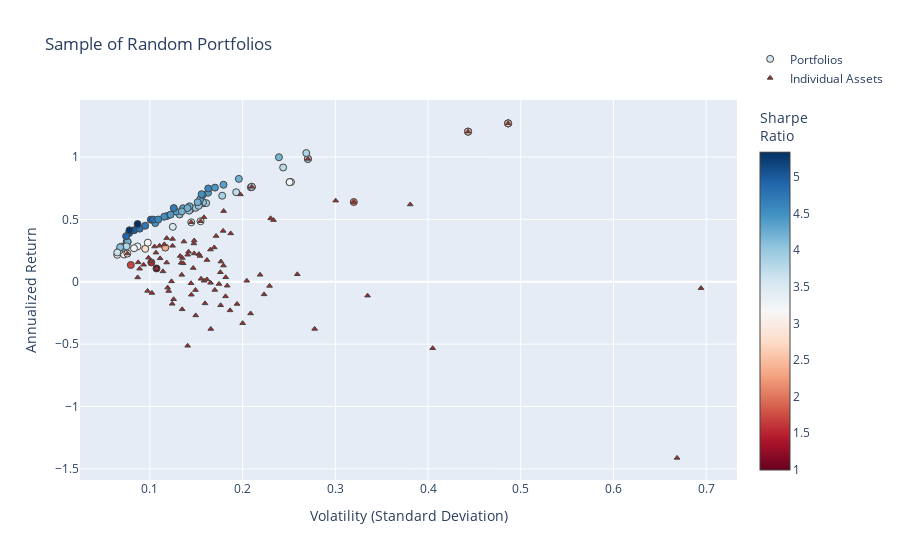

The code cell stored with this chart in its notebook:
### Code cell
fig2 = go.Figure()

fig2.add_trace(go.Scatter(
    x=[np.sqrt(p["variance"]) for p in dominant_portfolios],  # Convert variance to volatility
    y=[p["return"] for p in dominant_portfolios],
    mode='markers',
    marker=dict(
        color=[p["return"] / (np.sqrt(p["variance"])) for p in dominant_portfolios],  # Sharpe Ratio
        showscale=True,
        size=7,
        line=dict(width=1),
        colorscale="RdBu",
        colorbar=dict(title="Sharpe<br>Ratio")
    ),
    hoverinfo='text',
    text=[
        f"Return: {p['return']:.3%}<br>Volatility: {np.sqrt(p['variance']):.3f}<br>" +
        f"Sharpe Ratio: {p['sharpe']:.3f}<br>" +
        "<br>".join([f"{p['tickers'][i]}: Weight={p['weights'][i]:.3f}" for i in range(len(p['tickers']))])
        for p in dominant_portfolios
    ],
    name="Portfolios"
))

fig2.add_trace(go.Scatter(
    x=volatility,
    y=annualized_returns,
    mode='markers',
    hoverinfo='text',
    hovertext=[
        f"{name} <br>Volatility: {vol:.3f} <br>Returns: {ret:.3%} <br>Sharpe Ratio: {sr:.3f}"
        for name, vol, ret, sr in zip(names, volatility, annualized_returns, sharpe_ratios)
    ],
    marker=dict(
        color='brown',
        size=5,
        symbol='triangle-up',  # Sets the marker shape to a triangle
        line=dict(width=1)
    ),
    name="Individual Assets"
))

fig2.update_layout(
    title='Sample of Random Portfolios',
    xaxis_title='Volatility (Standard Deviation)',
    yaxis_title='Annualized Return',
    legend=dict(y=5
    )
)


fig2.show()

### Figure 1 — Plotly figure (JSON) as saved in the notebook; plotly's stock layout.template omitted (floating-point values rounded to 4 significant figures)
{"data": [{"hoverinfo": "text", "marker": {"color": [3.533, 0.998, 2.349, 1.695, 4.446, 3.297, 1.525, 1.998, 3.626, 2.779, 3.265, 3.028, 3.186, 2.987, 3.643, 3.172, 3.876, 3.139, 3.186, 4.446, 4.085, 3.205, 4.932, 3.806, 3.984, 3.718, 4.981, 4.386, 3.745, 3.643, 4.381, 3.76, 3.338, 3.626, 2.715, 4.032, 4.003, 3.242, 4.253, 4.59, 4.207, 3.924, 3.626, 4.048, 3.967, 3.626, 5.037, 4.514, 4.336, 4.209, 5.297, 4.343, 3.643, 2.611, 3.829, 4.071, 4.068, 4.401, 4.192, 4.207, 3.803, 4.294, 4.24, 4.427, 3.989, 3.841, 4.436, 4.786, 4.695, 4.728, 4.174, 2.611, 4.073, 5.337, 3.622, 4.904, 2.715, 4.506, 4.21, 4.206, 2.611, 4.815, 2.715, 4.579], "colorbar": {"title": {"text": "Sharpe<br>Ratio"}}, "colorscale": [[0, "rgb(103,0,31)"], [0.1, "rgb(178,24,43)"], [0.2, "rgb(214,96,77)"], [0.3, "rgb(244,165,130)"], [0.4, "rgb(253,219,199)"], [0.5, "rgb(247,247,247)"], [0.6, "rgb(209,229,240)"], [0.7, "rgb(146,197,222)"], [0.8, "rgb(67,147,195)"], [0.9, "rgb(33,102,172)"], [1, "rgb(5,48,97)"]], "line": {"width": 1}, "showscale": true, "size": 7}, "mode": "markers", "name": "Portfolios", "text": ["Return: 44.056%<br>Volatility: 0.125<br>Sharpe Ratio: 3.533<br>META_Close: Weight=0.561<br>SNAP_Close: Weight=0.000<br>QCOM_Close: Weight=0.000<br>MA_Close: Weight=0.439", "Return: 10.690%<br>Volatility: 0.107<br>Sharpe Ratio: 0.998<br>SRE_Close: Weight=1.000<br>AMGN_Close: Weight=0.000<br>BTI_Close: Weight=0.000", "Return: 27.394%<br>Volatility: 0.117<br>Sharpe Ratio: 2.349<br>ABBV_Close: Weight=0.887<br>IBM_Close: Weight=0.000<br>MDT_Close: Weight=0.000<br>RMD_Close: Weight=0.113", "Return: 13.456%<br>Volatility: 0.079<br>Sharpe Ratio: 1.695<br>DUK_Close: Weight=0.508<br>MDT_Close: Weight=0.166<br>IBM_Close: Weight=0.000<br>CMCSA_Close: Weight=0.326", "Return: 47.045%<br>Volatility: 0.106<br>Sharpe Ratio: 4.446<br>BABA_Close: Weight=0.372<br>CRM_Close: Weight=0.014<br>AEP_Close: Weight=0.614", "Return: 47.674%<br>Volatility: 0.145<br>Sharpe Ratio: 3.297<br>T_Close: Weight=0.000<br>MCD_Close: Weight=1.000<br>BTI_Close: Weight=0.000", "Return: 15.484%<br>Volatility: 0.102<br>Sharpe Ratio: 1.525<br>GILD_Close: Weight=0.641<br>BTI_Close: Weight=0.000<br>PG_Close: Weight=0.359", "Return: 63.935%<br>Volatility: 0.320<br>Sharpe Ratio: 1.998<br>NFLX_Close: Weight=1.000<br>GE_Close: Weight=0.000<br>DIS_Close: Weight=0.000", "Return: 75.744%<br>Volatility: 0.209<br>Sharpe Ratio: 3.626<br>GOOG_Close: Weight=0.007<br>PG_Close: Weight=0.000<br>F_Close: Weight=0.000<br>PYPL_Close: Weight=0.993", "Return: 26.393%<br>Volatility: 0.095<br>Sharpe Ratio: 2.779<br>GILD_Close: Weight=0.287<br>NFLX_Close: Weight=0.175<br>AEP_Close: Weight=0.538", "Return: 28.290%<br>Volatility: 0.087<br>Sharpe Ratio: 3.265<br>MMM_Close: Weight=0.000<br>ABBV_Close: Weight=0.383<br>SYK_Close: Weight=0.466<br>ETN_Close: Weight=0.151", "Return: 21.822%<br>Volatility: 0.072<br>Sharpe Ratio: 3.028<br>AEP_Close: Weight=0.128<br>KO_Close: Weight=0.872<br>AMGN_Close: Weight=0.000", "Return: 79.877%<br>Volatility: 0.251<br>Sharpe Ratio: 3.186<br>NVDA_Close: Weight=0.429<br>HD_Close: Weight=0.000<br>T_Close: Weight=0.000<br>CAT_Close: Weight=0.571", "Return: 22.618%<br>Volatility: 0.076<br>Sharpe Ratio: 2.987<br>SYY_Close: Weight=0.000<br>QCOM_Close: Weight=0.000<br>KO_Close: Weight=1.000", "Return: 98.505%<br>Volatility: 0.270<br>Sharpe Ratio: 3.643<br>CVX_Close: Weight=0.000<br>K_Close: Weight=0.000<br>BABA_Close: Weight=1.000", "Return: 79.995%<br>Volatility: 0.252<br>Sharpe Ratio: 3.172<br>PFE_Close: Weight=0.000<br>NVDA_Close: Weight=0.419<br>EW_Close: Weight=0.581", "Return: 68.990%<br>Volatility: 0.178<br>Sharpe Ratio: 3.876<br>MDT_Close: Weight=0.000<br>PYPL_Close: Weight=0.718<br>PFE_Close: Weight=0.000<br>EW_Close: Weight=0.282", "Return: 48.534%<br>Volatility: 0.155<br>Sharpe Ratio: 3.139<br>AMD_Close: Weight=0.000<br>ADBE_Close: Weight=1.000<br>GM_Close: Weight=0.000", "Return: 79.881%<br>Volatility: 0.251<br>Sharpe Ratio: 3.186<br>CAT_Close: Weight=0.571<br>NVDA_Close: Weight=0.429<br>MS_Close: Weight=0.000", "Return: 52.767%<br>Volatility: 0.119<br>Sharpe Ratio: 4.446<br>ISRG_Close: Weight=0.335<br>REGN_Close: Weight=0.119<br>EMR_Close: Weight=0.000<br>MCD_Close: Weight=0.546", "Return: 53.952%<br>Volatility: 0.132<br>Sharpe Ratio: 4.085<br>PM_Close: Weight=0.196<br>MCD_Close: Weight=0.640<br>NVDA_Close: Weight=0.164<br>UA_Close: Weight=0.000", "Return: 31.342%<br>Volatility: 0.098<br>Sharpe Ratio: 3.205<br>SRE_Close: Weight=0.105<br>DE_Close: Weight=0.369<br>ABBV_Close: Weight=0.526", "Return: 49.826%<br>Volatility: 0.101<br>Sharpe Ratio: 4.932<br>BABA_Close: Weight=0.213<br>ORCL_Close: Weight=0.118<br>PYPL_Close: Weight=0.229<br>PEP_Close: Weight=0.440", "Return: 26.098%<br>Volatility: 0.069<br>Sharpe Ratio: 3.806<br>KO_Close: Weight=0.640<br>EW_Close: Weight=0.148<br>HON_Close: Weight=0.212", "Return: 62.941%<br>Volatility: 0.158<br>Sharpe Ratio: 3.984<br>PYPL_Close: Weight=0.523<br>ADBE_Close: Weight=0.477<br>IBM_Close: Weight=0.000<br>GOOGL_Close: Weight=0.000", "Return: 71.803%<br>Volatility: 0.193<br>Sharpe Ratio: 3.718<br>VRTX_Close: Weight=0.215<br>AMD_Close: Weight=0.000<br>ISRG_Close: Weight=0.785", "Return: 41.386%<br>Volatility: 0.083<br>Sharpe Ratio: 4.981<br>KO_Close: Weight=0.753<br>IBM_Close: Weight=0.000<br>BABA_Close: Weight=0.247", "Return: 71.369%<br>Volatility: 0.163<br>Sharpe Ratio: 4.386<br>ABBV_Close: Weight=0.277<br>VRTX_Close: Weight=0.165<br>PYPL_Close: Weight=0.558", "Return: 25.229%<br>Volatility: 0.067<br>Sharpe Ratio: 3.745<br>BTI_Close: Weight=0.000<br>KO_Close: Weight=0.646<br>BMY_Close: Weight=0.000<br>SYK_Close: Weight=0.354", "Return: 98.505%<br>Volatility: 0.270<br>Sharpe Ratio: 3.643<br>SO_Close: Weight=0.000<br>MS_Close: Weight=0.000<br>BABA_Close: Weight=1.000", "Return: 56.208%<br>Volatility: 0.128<br>Sharpe Ratio: 4.381<br>BABA_Close: Weight=0.383<br>F_Close: Weight=0.000<br>SYK_Close: Weight=0.617", "Return: 91.645%<br>Volatility: 0.244<br>Sharpe Ratio: 3.760<br>NFLX_Close: Weight=0.198<br>SO_Close: Weight=0.000<br>INTC_Close: Weight=0.000<br>BABA_Close: Weight=0.802", "Return: 21.619%<br>Volatility: 0.065<br>Sharpe Ratio: 3.338<br>KO_Close: Weight=0.739<br>JNJ_Close: Weight=0.261<br>SRE_Close: Weight=0.000<br>SO_Close: Weight=0.000", "Return: 76.095%<br>Volatility: 0.210<br>Sharpe Ratio: 3.626<br>PYPL_Close: Weight=1.000<br>MRK_Close: Weight=0.000<br>CSCO_Close: Weight=0.000<br>CPB_Close: Weight=0.000", "Return: 120.348%<br>Volatility: 0.443<br>Sharpe Ratio: 2.715<br>ZBH_Close: Weight=0.000<br>F_Close: Weight=0.000<br>SNAP_Close: Weight=0.000<br>NVDA_Close: Weight=1.000", "Return: 58.011%<br>Volatility: 0.144<br>Sharpe Ratio: 4.032<br>BABA_Close: Weight=0.434<br>MMM_Close: Weight=0.273<br>ORCL_Close: Weight=0.284<br>SYY_Close: Weight=0.009", "Return: 57.000%<br>Volatility: 0.142<br>Sharpe Ratio: 4.003<br>MSFT_Close: Weight=0.328<br>NFLX_Close: Weight=0.103<br>BA_Close: Weight=0.568", "Return: 26.881%<br>Volatility: 0.083<br>Sharpe Ratio: 3.242<br>TMO_Close: Weight=0.327<br>INTC_Close: Weight=0.000<br>MO_Close: Weight=0.000<br>NEE_Close: Weight=0.673", "Return: 31.835%<br>Volatility: 0.075<br>Sharpe Ratio: 4.253<br>SAP_Close: Weight=0.080<br>MCD_Close: Weight=0.342<br>KO_Close: Weight=0.578", "Return: 74.791%<br>Volatility: 0.163<br>Sharpe Ratio: 4.590<br>PYPL_Close: Weight=0.364<br>BABA_Close: Weight=0.325<br>ADBE_Close: Weight=0.311<br>CVX_Close: Weight=0.000", "Return: 31.958%<br>Volatility: 0.076<br>Sharpe Ratio: 4.207<br>KO_Close: Weight=0.627<br>QCOM_Close: Weight=0.000<br>DUK_Close: Weight=0.000<br>MCD_Close: Weight=0.373", "Return: 63.065%<br>Volatility: 0.161<br>Sharpe Ratio: 3.924<br>EW_Close: Weight=0.209<br>META_Close: Weight=0.637<br>VRTX_Close: Weight=0.154<br>K_Close: Weight=0.000", "Return: 76.095%<br>Volatility: 0.210<br>Sharpe Ratio: 3.626<br>PYPL_Close: Weight=1.000<br>JPM_Close: Weight=0.000<br>CPB_Close: Weight=0.000", "Return: 63.689%<br>Volatility: 0.157<br>Sharpe Ratio: 4.048<br>GS_Close: Weight=0.000<br>EW_Close: Weight=0.332<br>BA_Close: Weight=0.668<br>QCOM_Close: Weight=0.000", "Return: 59.278%<br>Volatility: 0.149<br>Sharpe Ratio: 3.967<br>V_Close: Weight=0.563<br>BABA_Close: Weight=0.437<br>BAC_Close: Weight=0.000<br>GM_Close: Weight=0.000", "Return: 76.095%<br>Volatility: 0.210<br>Sharpe Ratio: 3.626<br>PYPL_Close: Weight=1.000<br>AAPL_Close: Weight=0.000<br>F_Close: Weight=0.000<br>GE_Close: Weight=0.000", "Return: 39.077%<br>Volatility: 0.078<br>Sharpe Ratio: 5.037<br>KO_Close: Weight=0.464<br>PYPL_Close: Weight=0.239<br>UNH_Close: Weight=0.297<br>MA_Close: Weight=0.000", "Return: 52.112%<br>Volatility: 0.115<br>Sharpe Ratio: 4.514<br>RMD_Close: Weight=0.000<br>PYPL_Close: Weight=0.416<br>MDT_Close: Weight=0.000<br>UNH_Close: Weight=0.584", "Return: 77.793%<br>Volatility: 0.179<br>Sharpe Ratio: 4.336<br>LLY_Close: Weight=0.058<br>BA_Close: Weight=0.707<br>NVDA_Close: Weight=0.234", "Return: 82.485%<br>Volatility: 0.196<br>Sharpe Ratio: 4.209<br>VRTX_Close: Weight=0.219<br>RDY_Close: Weight=0.000<br>SO_Close: Weight=0.000<br>BA_Close: Weight=0.781", "Return: 41.297%<br>Volatility: 0.078<br>Sharpe Ratio: 5.297<br>ADBE_Close: Weight=0.182<br>BABA_Close: Weight=0.184<br>KO_Close: Weight=0.634<br>SO_Close: Weight=0.000", "Return: 58.940%<br>Volatility: 0.136<br>Sharpe Ratio: 4.343<br>MCD_Close: Weight=0.707<br>AMZN_Close: Weight=0.133<br>MO_Close: Weight=0.000<br>VRTX_Close: Weight=0.160", "Return: 98.505%<br>Volatility: 0.270<br>Sharpe Ratio: 3.643<br>BABA_Close: Weight=1.000<br>WFC_Close: Weight=0.000<br>BMY_Close: Weight=0.000", "Return: 126.996%<br>Volatility: 0.486<br>Sharpe Ratio: 2.611<br>MO_Close: Weight=0.000<br>KR_Close: Weight=0.000<br>VRTX_Close: Weight=1.000", "Return: 27.250%<br>Volatility: 0.071<br>Sharpe Ratio: 3.829<br>KO_Close: Weight=0.632<br>DE_Close: Weight=0.141<br>GILD_Close: Weight=0.148<br>CAT_Close: Weight=0.079", "Return: 62.300%<br>Volatility: 0.153<br>Sharpe Ratio: 4.071<br>BABA_Close: Weight=0.414<br>TSLA_Close: Weight=0.049<br>MA_Close: Weight=0.536<br>BSX_Close: Weight=0.000", "Return: 28.107%<br>Volatility: 0.069<br>Sharpe Ratio: 4.068<br>MA_Close: Weight=0.271<br>WMT_Close: Weight=0.221<br>KO_Close: Weight=0.509", "Return: 53.828%<br>Volatility: 0.122<br>Sharpe Ratio: 4.401<br>SYK_Close: Weight=0.546<br>BABA_Close: Weight=0.361<br>INTC_Close: Weight=0.000<br>ABT_Close: Weight=0.093", "Return: 56.404%<br>Volatility: 0.135<br>Sharpe Ratio: 4.192<br>PYPL_Close: Weight=0.512<br>CAT_Close: Weight=0.224<br>CRM_Close: Weight=0.000<br>TMO_Close: Weight=0.264", "Return: 31.953%<br>Volatility: 0.076<br>Sharpe Ratio: 4.207<br>KO_Close: Weight=0.627<br>MCD_Close: Weight=0.373<br>XOM_Close: Weight=0.000", "Return: 28.449%<br>Volatility: 0.075<br>Sharpe Ratio: 3.803<br>UNH_Close: Weight=0.358<br>NEE_Close: Weight=0.386<br>HON_Close: Weight=0.201<br>ABT_Close: Weight=0.055", "Return: 66.283%<br>Volatility: 0.154<br>Sharpe Ratio: 4.294<br>ISRG_Close: Weight=0.474<br>PYPL_Close: Weight=0.512<br>MSFT_Close: Weight=0.014", "Return: 60.513%<br>Volatility: 0.143<br>Sharpe Ratio: 4.240<br>BA_Close: Weight=0.482<br>VZ_Close: Weight=0.000<br>META_Close: Weight=0.518", "Return: 69.462%<br>Volatility: 0.157<br>Sharpe Ratio: 4.427<br>EXC_Close: Weight=0.394<br>BABA_Close: Weight=0.468<br>VRTX_Close: Weight=0.138", "Return: 60.887%<br>Volatility: 0.153<br>Sharpe Ratio: 3.989<br>BSX_Close: Weight=0.000<br>ADBE_Close: Weight=0.428<br>MA_Close: Weight=0.081<br>PYPL_Close: Weight=0.490", "Return: 103.196%<br>Volatility: 0.269<br>Sharpe Ratio: 3.841<br>PFE_Close: Weight=0.000<br>BABA_Close: Weight=0.785<br>NVDA_Close: Weight=0.215<br>CVX_Close: Weight=0.000", "Return: 75.499%<br>Volatility: 0.170<br>Sharpe Ratio: 4.436<br>ISRG_Close: Weight=0.550<br>BTI_Close: Weight=0.000<br>BABA_Close: Weight=0.450", "Return: 42.603%<br>Volatility: 0.089<br>Sharpe Ratio: 4.786<br>MS_Close: Weight=0.091<br>TSLA_Close: Weight=0.072<br>NEE_Close: Weight=0.545<br>PYPL_Close: Weight=0.292", "Return: 59.065%<br>Volatility: 0.126<br>Sharpe Ratio: 4.695<br>BA_Close: Weight=0.441<br>MDT_Close: Weight=0.000<br>NVDA_Close: Weight=0.126<br>SYK_Close: Weight=0.432", "Return: 44.906%<br>Volatility: 0.095<br>Sharpe Ratio: 4.728<br>BA_Close: Weight=0.399<br>TMO_Close: Weight=0.326<br>SO_Close: Weight=0.000<br>WMT_Close: Weight=0.275", "Return: 99.832%<br>Volatility: 0.239<br>Sharpe Ratio: 4.174<br>BABA_Close: Weight=0.697<br>VRTX_Close: Weight=0.243<br>HD_Close: Weight=0.060<br>BSX_Close: Weight=0.000", "Return: 126.996%<br>Volatility: 0.486<br>Sharpe Ratio: 2.611<br>BMY_Close: Weight=0.000<br>GE_Close: Weight=0.000<br>VRTX_Close: Weight=1.000", "Return: 27.673%<br>Volatility: 0.068<br>Sharpe Ratio: 4.073<br>KO_Close: Weight=0.587<br>CAT_Close: Weight=0.121<br>ABBV_Close: Weight=0.293", "Return: 46.297%<br>Volatility: 0.087<br>Sharpe Ratio: 5.337<br>KO_Close: Weight=0.625<br>BA_Close: Weight=0.168<br>BABA_Close: Weight=0.207<br>CVX_Close: Weight=0.000", "Return: 23.479%<br>Volatility: 0.065<br>Sharpe Ratio: 3.622<br>KO_Close: Weight=0.561<br>NEE_Close: Weight=0.314<br>MMM_Close: Weight=0.125", "Return: 36.465%<br>Volatility: 0.074<br>Sharpe Ratio: 4.904<br>NEE_Close: Weight=0.433<br>META_Close: Weight=0.295<br>WMT_Close: Weight=0.272", "Return: 120.348%<br>Volatility: 0.443<br>Sharpe Ratio: 2.715<br>NVDA_Close: Weight=1.000<br>SNAP_Close: Weight=0.000<br>T_Close: Weight=0.000", "Return: 70.207%<br>Volatility: 0.156<br>Sharpe Ratio: 4.506<br>ADBE_Close: Weight=0.327<br>BA_Close: Weight=0.530<br>CRM_Close: Weight=0.000<br>NVDA_Close: Weight=0.143", "Return: 63.795%<br>Volatility: 0.152<br>Sharpe Ratio: 4.210<br>BABA_Close: Weight=0.383<br>HON_Close: Weight=0.133<br>DHR_Close: Weight=0.000<br>ADBE_Close: Weight=0.485", "Return: 59.099%<br>Volatility: 0.141<br>Sharpe Ratio: 4.206<br>VZ_Close: Weight=0.000<br>JPM_Close: Weight=0.000<br>ADBE_Close: Weight=0.509<br>BA_Close: Weight=0.491", "Return: 126.996%<br>Volatility: 0.486<br>Sharpe Ratio: 2.611<br>BMY_Close: Weight=0.000<br>BTI_Close: Weight=0.000<br>VRTX_Close: Weight=1.000", "Return: 49.836%<br>Volatility: 0.104<br>Sharpe Ratio: 4.815<br>LMT_Close: Weight=0.000<br>ADBE_Close: Weight=0.352<br>WMT_Close: Weight=0.342<br>BA_Close: Weight=0.306", "Return: 120.348%<br>Volatility: 0.443<br>Sharpe Ratio: 2.715<br>RDY_Close: Weight=0.000<br>NVDA_Close: Weight=1.000<br>COST_Close: Weight=0.000<br>GIS_Close: Weight=0.000", "Return: 49.904%<br>Volatility: 0.109<br>Sharpe Ratio: 4.579<br>EW_Close: Weight=0.115<br>JNJ_Close: Weight=0.246<br>META_Close: Weight=0.289<br>BA_Close: Weight=0.350"], "type": "scatter", "x": [0.1247, 0.1071, 0.1166, 0.0794, 0.1058, 0.1446, 0.1016, 0.3199, 0.2089, 0.09498, 0.08664, 0.07207, 0.2507, 0.07573, 0.2704, 0.2522, 0.178, 0.1546, 0.2507, 0.1187, 0.1321, 0.09778, 0.101, 0.06857, 0.158, 0.1931, 0.08309, 0.1627, 0.06736, 0.2704, 0.1283, 0.2437, 0.06477, 0.2099, 0.4432, 0.1439, 0.1424, 0.0829, 0.07485, 0.163, 0.07597, 0.1607, 0.2099, 0.1573, 0.1494, 0.2099, 0.07758, 0.1154, 0.1794, 0.1959, 0.07796, 0.1357, 0.2704, 0.4864, 0.07117, 0.1531, 0.06909, 0.1223, 0.1345, 0.07596, 0.07481, 0.1544, 0.1427, 0.1569, 0.1526, 0.2687, 0.1702, 0.08902, 0.1258, 0.09498, 0.2392, 0.4864, 0.06795, 0.08675, 0.06483, 0.07436, 0.4432, 0.1558, 0.1515, 0.1405, 0.4864, 0.1035, 0.4432, 0.109], "y": [0.4406, 0.1069, 0.2739, 0.1346, 0.4705, 0.4767, 0.1548, 0.6393, 0.7574, 0.2639, 0.2829, 0.2182, 0.7988, 0.2262, 0.9851, 0.8, 0.6899, 0.4853, 0.7988, 0.5277, 0.5395, 0.3134, 0.4983, 0.261, 0.6294, 0.718, 0.4139, 0.7137, 0.2523, 0.9851, 0.5621, 0.9165, 0.2162, 0.761, 1.203, 0.5801, 0.57, 0.2688, 0.3184, 0.7479, 0.3196, 0.6306, 0.761, 0.6369, 0.5928, 0.761, 0.3908, 0.5211, 0.7779, 0.8248, 0.413, 0.5894, 0.9851, 1.27, 0.2725, 0.623, 0.2811, 0.5383, 0.564, 0.3195, 0.2845, 0.6628, 0.6051, 0.6946, 0.6089, 1.032, 0.755, 0.426, 0.5906, 0.4491, 0.9983, 1.27, 0.2767, 0.463, 0.2348, 0.3647, 1.203, 0.7021, 0.6379, 0.591, 1.27, 0.4984, 1.203, 0.499]}, {"hoverinfo": "text", "hovertext": ["PYPL_Close <br>Volatility: 0.210 <br>Returns: 76.095% <br>Sharpe Ratio: 3.626", "MRK_Close <br>Volatility: 0.119 <br>Returns: -4.687% <br>Sharpe Ratio: -0.393", "SRE_Close <br>Volatility: 0.107 <br>Returns: 10.690% <br>Sharpe Ratio: 0.998", "JPM_Close <br>Volatility: 0.162 <br>Returns: 1.822% <br>Sharpe Ratio: 0.113", "COST_Close <br>Volatility: 0.194 <br>Returns: -17.769% <br>Sharpe Ratio: -0.916", "MCD_Close <br>Volatility: 0.145 <br>Returns: 47.674% <br>Sharpe Ratio: 3.297", "GM_Close <br>Volatility: 0.170 <br>Returns: -6.545% <br>Sharpe Ratio: -0.385", "GILD_Close <br>Volatility: 0.153 <br>Returns: 22.185% <br>Sharpe Ratio: 1.451", "VZ_Close <br>Volatility: 0.175 <br>Returns: -1.752% <br>Sharpe Ratio: -0.100", "JNJ_Close <br>Volatility: 0.111 <br>Returns: 18.793% <br>Sharpe Ratio: 1.693", "RDY_Close <br>Volatility: 0.278 <br>Returns: -37.763% <br>Sharpe Ratio: -1.360", "V_Close <br>Volatility: 0.110 <br>Returns: 28.881% <br>Sharpe Ratio: 2.616", "AMZN_Close <br>Volatility: 0.171 <br>Returns: 36.711% <br>Sharpe Ratio: 2.142", "PEP_Close <br>Volatility: 0.087 <br>Returns: 15.556% <br>Sharpe Ratio: 1.780", "INTC_Close <br>Volatility: 0.144 <br>Returns: -1.191% <br>Sharpe Ratio: -0.083", "AMGN_Close <br>Volatility: 0.183 <br>Returns: -3.148% <br>Sharpe Ratio: -0.172", "ABBV_Close <br>Volatility: 0.124 <br>Returns: 28.825% <br>Sharpe Ratio: 2.316", "BA_Close <br>Volatility: 0.198 <br>Returns: 70.035% <br>Sharpe Ratio: 3.543", "MDT_Close <br>Volatility: 0.114 <br>Returns: 8.328% <br>Sharpe Ratio: 0.730", "BMY_Close <br>Volatility: 0.182 <br>Returns: 3.607% <br>Sharpe Ratio: 0.198", "PG_Close <br>Volatility: 0.087 <br>Returns: 3.502% <br>Sharpe Ratio: 0.403", "EMR_Close <br>Volatility: 0.165 <br>Returns: -0.844% <br>Sharpe Ratio: -0.051", "GOOG_Close <br>Volatility: 0.169 <br>Returns: 27.511% <br>Sharpe Ratio: 1.624", "BIIB_Close <br>Volatility: 0.229 <br>Returns: -3.324% <br>Sharpe Ratio: -0.145", "NFLX_Close <br>Volatility: 0.320 <br>Returns: 63.935% <br>Sharpe Ratio: 1.998", "BSX_Close <br>Volatility: 0.134 <br>Returns: 15.214% <br>Sharpe Ratio: 1.138", "LLY_Close <br>Volatility: 0.158 <br>Returns: 0.828% <br>Sharpe Ratio: 0.052", "REGN_Close <br>Volatility: 0.300 <br>Returns: 65.057% <br>Sharpe Ratio: 2.166", "SNAP_Close <br>Volatility: 0.669 <br>Returns: -141.181% <br>Sharpe Ratio: -2.112", "IBM_Close <br>Volatility: 0.141 <br>Returns: -51.301% <br>Sharpe Ratio: -3.645", "HD_Close <br>Volatility: 0.134 <br>Returns: 5.554% <br>Sharpe Ratio: 0.413", "MO_Close <br>Volatility: 0.200 <br>Returns: -33.192% <br>Sharpe Ratio: -1.659", "KR_Close <br>Volatility: 0.405 <br>Returns: -53.258% <br>Sharpe Ratio: -1.315", "WFC_Close <br>Volatility: 0.176 <br>Returns: -18.839% <br>Sharpe Ratio: -1.068", "F_Close <br>Volatility: 0.186 <br>Returns: -22.923% <br>Sharpe Ratio: -1.229", "UNH_Close <br>Volatility: 0.118 <br>Returns: 35.013% <br>Sharpe Ratio: 2.965", "AEP_Close <br>Volatility: 0.101 <br>Returns: 16.390% <br>Sharpe Ratio: 1.620", "DE_Close <br>Volatility: 0.179 <br>Returns: 40.807% <br>Sharpe Ratio: 2.279", "ORCL_Close <br>Volatility: 0.187 <br>Returns: 38.781% <br>Sharpe Ratio: 2.072", "VRTX_Close <br>Volatility: 0.486 <br>Returns: 126.996% <br>Sharpe Ratio: 2.611", "AMD_Close <br>Volatility: 0.694 <br>Returns: -5.109% <br>Sharpe Ratio: -0.074", "ABT_Close <br>Volatility: 0.133 <br>Returns: 20.651% <br>Sharpe Ratio: 1.557", "CPB_Close <br>Volatility: 0.149 <br>Returns: -26.972% <br>Sharpe Ratio: -1.805", "CSCO_Close <br>Volatility: 0.159 <br>Returns: -17.299% <br>Sharpe Ratio: -1.085", "NEE_Close <br>Volatility: 0.105 <br>Returns: 28.234% <br>Sharpe Ratio: 2.689", "SYK_Close <br>Volatility: 0.116 <br>Returns: 29.992% <br>Sharpe Ratio: 2.595", "HON_Close <br>Volatility: 0.099 <br>Returns: 19.309% <br>Sharpe Ratio: 1.960", "NVDA_Close <br>Volatility: 0.443 <br>Returns: 120.348% <br>Sharpe Ratio: 2.715", "BAC_Close <br>Volatility: 0.223 <br>Returns: -10.107% <br>Sharpe Ratio: -0.453", "DHR_Close <br>Volatility: 0.126 <br>Returns: -13.996% <br>Sharpe Ratio: -1.114", "CMCSA_Close <br>Volatility: 0.154 <br>Returns: 20.680% <br>Sharpe Ratio: 1.342", "KO_Close <br>Volatility: 0.076 <br>Returns: 22.618% <br>Sharpe Ratio: 2.987", "TXN_Close <br>Volatility: 0.179 <br>Returns: 13.001% <br>Sharpe Ratio: 0.725", "SO_Close <br>Volatility: 0.102 <br>Returns: -8.956% <br>Sharpe Ratio: -0.877", "META_Close <br>Volatility: 0.158 <br>Returns: 51.648% <br>Sharpe Ratio: 3.262", "ZBH_Close <br>Volatility: 0.176 <br>Returns: 7.620% <br>Sharpe Ratio: 0.433", "K_Close <br>Volatility: 0.135 <br>Returns: -22.065% <br>Sharpe Ratio: -1.636", "XOM_Close <br>Volatility: 0.120 <br>Returns: -7.396% <br>Sharpe Ratio: -0.615", "EW_Close <br>Volatility: 0.230 <br>Returns: 50.893% <br>Sharpe Ratio: 2.211", "WMT_Close <br>Volatility: 0.148 <br>Returns: 33.100% <br>Sharpe Ratio: 2.240", "DUK_Close <br>Volatility: 0.089 <br>Returns: 10.492% <br>Sharpe Ratio: 1.180", "LMT_Close <br>Volatility: 0.107 <br>Returns: 23.364% <br>Sharpe Ratio: 2.193", "PM_Close <br>Volatility: 0.135 <br>Returns: 19.082% <br>Sharpe Ratio: 1.414", "BTI_Close <br>Volatility: 0.204 <br>Returns: 0.821% <br>Sharpe Ratio: 0.040", "ETN_Close <br>Volatility: 0.141 <br>Returns: 21.693% <br>Sharpe Ratio: 1.541", "RMD_Close <br>Volatility: 0.177 <br>Returns: 16.205% <br>Sharpe Ratio: 0.918", "ACN_Close <br>Volatility: 0.147 <br>Returns: 11.058% <br>Sharpe Ratio: 0.754", "TMO_Close <br>Volatility: 0.142 <br>Returns: 24.099% <br>Sharpe Ratio: 1.701", "RTX_Close <br>Volatility: 0.093 <br>Returns: 13.645% <br>Sharpe Ratio: 1.464", "SYY_Close <br>Volatility: 0.155 <br>Returns: 2.406% <br>Sharpe Ratio: 0.155", "SAP_Close <br>Volatility: 0.147 <br>Returns: 30.725% <br>Sharpe Ratio: 2.084", "CRM_Close <br>Volatility: 0.148 <br>Returns: 22.729% <br>Sharpe Ratio: 1.539", "MMM_Close <br>Volatility: 0.118 <br>Returns: 15.425% <br>Sharpe Ratio: 1.305", "CVX_Close <br>Volatility: 0.149 <br>Returns: -6.629% <br>Sharpe Ratio: -0.444", "MSFT_Close <br>Volatility: 0.137 <br>Returns: 32.231% <br>Sharpe Ratio: 2.358", "QCOM_Close <br>Volatility: 0.182 <br>Returns: -11.695% <br>Sharpe Ratio: -0.644", "GE_Close <br>Volatility: 0.166 <br>Returns: -37.831% <br>Sharpe Ratio: -2.284", "GOOGL_Close <br>Volatility: 0.165 <br>Returns: 25.843% <br>Sharpe Ratio: 1.563", "AAPL_Close <br>Volatility: 0.162 <br>Returns: 17.462% <br>Sharpe Ratio: 1.081", "PFE_Close <br>Volatility: 0.098 <br>Returns: -7.335% <br>Sharpe Ratio: -0.752", "BABA_Close <br>Volatility: 0.270 <br>Returns: 98.505% <br>Sharpe Ratio: 3.643", "GS_Close <br>Volatility: 0.209 <br>Returns: -25.385% <br>Sharpe Ratio: -1.217", "UA_Close <br>Volatility: 0.335 <br>Returns: -11.114% <br>Sharpe Ratio: -0.332", "NKE_Close <br>Volatility: 0.259 <br>Returns: 6.009% <br>Sharpe Ratio: 0.232", "T_Close <br>Volatility: 0.145 <br>Returns: -10.384% <br>Sharpe Ratio: -0.717", "CAT_Close <br>Volatility: 0.233 <br>Returns: 49.457% <br>Sharpe Ratio: 2.120", "GIS_Close <br>Volatility: 0.124 <br>Returns: -17.660% <br>Sharpe Ratio: -1.423", "ADBE_Close <br>Volatility: 0.155 <br>Returns: 48.534% <br>Sharpe Ratio: 3.139", "ISRG_Close <br>Volatility: 0.180 <br>Returns: 56.678% <br>Sharpe Ratio: 3.157", "MA_Close <br>Volatility: 0.124 <br>Returns: 34.349% <br>Sharpe Ratio: 2.760", "EXC_Close <br>Volatility: 0.136 <br>Returns: 14.815% <br>Sharpe Ratio: 1.090", "MS_Close <br>Volatility: 0.219 <br>Returns: 5.606% <br>Sharpe Ratio: 0.256", "TSLA_Close <br>Volatility: 0.381 <br>Returns: 61.965% <br>Sharpe Ratio: 1.627", "DIS_Close <br>Volatility: 0.123 <br>Returns: 0.345% <br>Sharpe Ratio: 0.028"], "marker": {"color": "brown", "line": {"width": 1}, "size": 5, "symbol": "triangle-up"}, "mode": "markers", "name": "Individual Assets", "type": "scatter", "x": [0.2099, 0.1191, 0.1071, 0.1615, 0.1941, 0.1446, 0.17, 0.1529, 0.1746, 0.111, 0.2777, 0.1104, 0.1714, 0.08737, 0.1444, 0.1834, 0.1244, 0.1977, 0.1141, 0.1818, 0.08685, 0.1655, 0.1694, 0.2291, 0.3199, 0.1336, 0.1584, 0.3004, 0.6686, 0.1407, 0.1344, 0.2, 0.405, 0.1763, 0.1865, 0.1181, 0.1011, 0.179, 0.1872, 0.4864, 0.6944, 0.1327, 0.1495, 0.1594, 0.105, 0.1156, 0.09851, 0.4432, 0.2232, 0.1256, 0.1541, 0.07573, 0.1794, 0.1022, 0.1583, 0.176, 0.1348, 0.1203, 0.2302, 0.1478, 0.08891, 0.1066, 0.135, 0.2045, 0.1407, 0.1766, 0.1467, 0.1417, 0.09322, 0.1552, 0.1474, 0.1477, 0.1182, 0.1492, 0.1367, 0.1816, 0.1657, 0.1653, 0.1616, 0.09751, 0.2704, 0.2086, 0.3348, 0.259, 0.1447, 0.2333, 0.1241, 0.1546, 0.1795, 0.1244, 0.1359, 0.2189, 0.3808, 0.1233], "y": [0.761, -0.04687, 0.1069, 0.01822, -0.1777, 0.4767, -0.06545, 0.2219, -0.01752, 0.1879, -0.3776, 0.2888, 0.3671, 0.1556, -0.01191, -0.03148, 0.2883, 0.7003, 0.08328, 0.03607, 0.03502, -0.008445, 0.2751, -0.03324, 0.6393, 0.1521, 0.008278, 0.6506, -1.412, -0.513, 0.05554, -0.3319, -0.5326, -0.1884, -0.2292, 0.3501, 0.1639, 0.4081, 0.3878, 1.27, -0.05109, 0.2065, -0.2697, -0.173, 0.2823, 0.2999, 0.1931, 1.203, -0.1011, -0.14, 0.2068, 0.2262, 0.13, -0.08956, 0.5165, 0.0762, -0.2206, -0.07396, 0.5089, 0.331, 0.1049, 0.2336, 0.1908, 0.00821, 0.2169, 0.162, 0.1106, 0.241, 0.1365, 0.02406, 0.3073, 0.2273, 0.1543, -0.06629, 0.3223, -0.117, -0.3783, 0.2584, 0.1746, -0.07335, 0.9851, -0.2539, -0.1111, 0.06009, -0.1038, 0.4946, -0.1766, 0.4853, 0.5668, 0.3435, 0.1481, 0.05606, 0.6196, 0.003455]}], "layout": {"legend": {"y": 5}, "title": {"text": "Sample of Random Portfolios"}, "xaxis": {"title": {"text": "Volatility (Standard Deviation)"}}, "yaxis": {"title": {"text": "Annualized Return"}}}}
